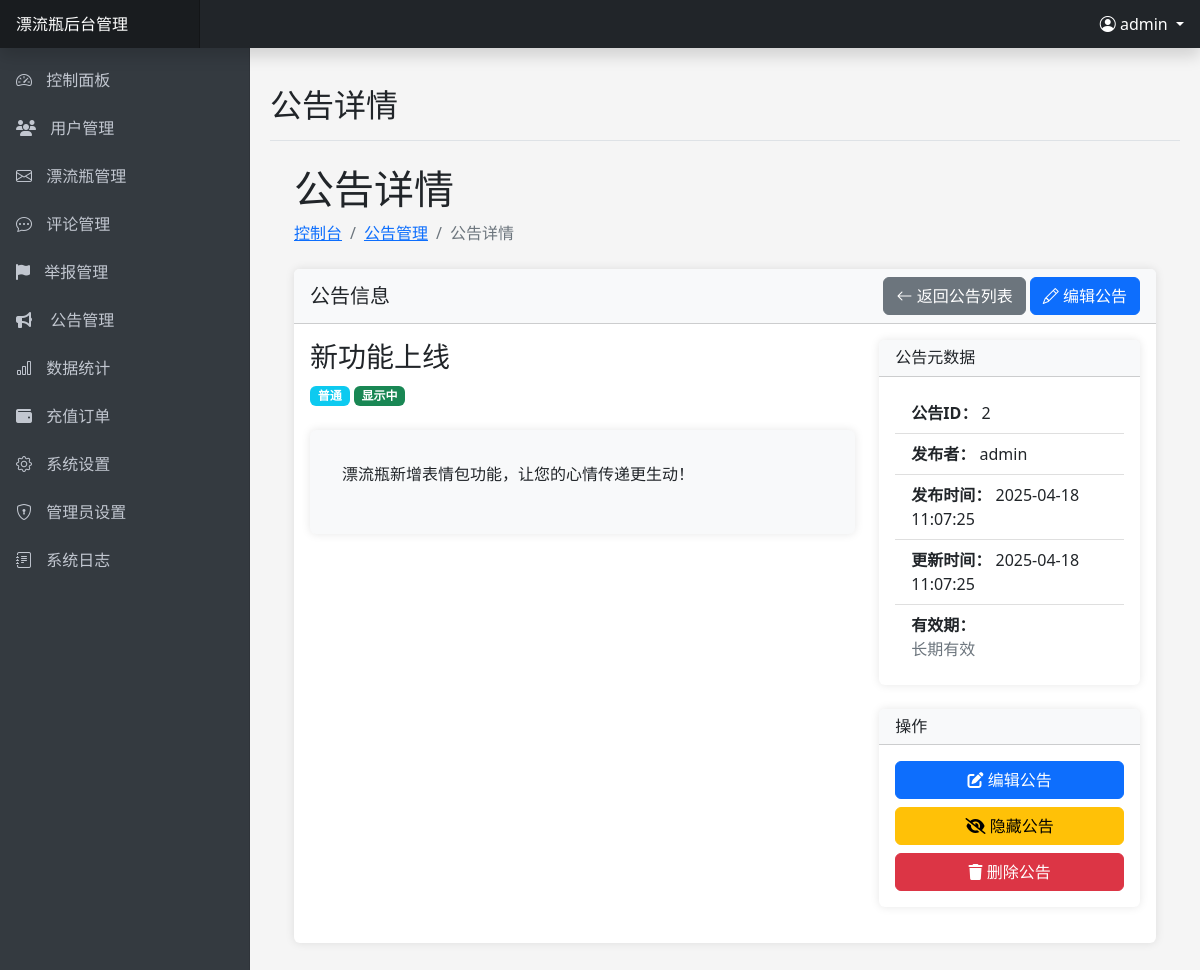
The app's page /admin/announcement_detail.php?id=2 (signed in) with its own data.
### tables this page shows
CREATE TABLE IF NOT EXISTS `announcements` (
    `id` INT(11) AUTO_INCREMENT PRIMARY KEY,
    `title` VARCHAR(255) NOT NULL,
    `content` TEXT NOT NULL,
    `type` ENUM('普通', '重要', '紧急') DEFAULT '普通',
    `status` TINYINT(1) DEFAULT 1 COMMENT '0:隐藏 1:显示',
    `start_time` TIMESTAMP NULL,
    `end_time` TIMESTAMP NULL,
    `created_by` INT(11) NOT NULL,
    `created_at` TIMESTAMP DEFAULT CURRENT_TIMESTAMP,
    `updated_at` TIMESTAMP DEFAULT CURRENT_TIMESTAMP ON UPDATE CURRENT_TIMESTAMP,
    FOREIGN KEY (`created_by`) REFERENCES `users`(`id`) ON DELETE CASCADE,
    INDEX `idx_status` (`status`),
    INDEX `idx_type` (`type`),
    INDEX `idx_created_at` (`created_at`),
    INDEX `idx_start_time` (`start_time`),
    INDEX `idx_end_time` (`end_time`)
);

### admin/announcement_detail.php (the view, shortened to what this page needs)
<?php
$id = (int)$_GET['id'];
$pageTitle = '公告详情';
require_once 'includes/header.php';
$conn = getDbConnection();
$stmt = $conn->prepare("SELECT a.*, CONCAT(u.username) as admin_name
                      FROM announcements a
                      LEFT JOIN admins u ON a.created_by = u.id
                      WHERE a.id = ?");
$stmt->bind_param("i", $id);
$stmt->execute();
$result = $stmt->get_result();
$announcement = $result->fetch_assoc();
$pageActions = '<a href="announcements.php" class="btn btn-secondary"><i class="bi bi-arrow-left"></i> 返回公告列表</a>
                <a href="announcements.php?action=edit&id=' . $id . '" class="btn btn-primary">
                    <i class="bi bi-pencil"></i> 编辑公告
                </a>';
?>
<div class="container-fluid px-4">
    <h1 class="mt-4"><?php echo $pageTitle; ?></h1>
    <ol class="breadcrumb mb-4">
        <li class="breadcrumb-item"><a href="index.php">控制台</a></li>
        <li class="breadcrumb-item"><a href="announcements.php">公告管理</a></li>
        <li class="breadcrumb-item active"><?php echo $pageTitle; ?></li>
    </ol>
    <div class="card mb-4">
        <div class="card-header d-flex justify-content-between align-items-center">
            <h5 class="m-0 font-weight-bold">公告信息</h5>
            <div>
                <?php echo $pageActions; ?>
            </div>
        </div>
        <div class="card-body">
            <div class="row">
                <div class="col-md-8">
                    <h3><?php echo htmlspecialchars($announcement['title']); ?></h3>
                    <div class="mb-4">
                        <span class="badge bg-<?php
                        switch ($announcement['type']) {
                            default:
                                echo 'info';
                                break;
                        }
                        ?>">
                            <?php echo $announcement['type']; ?>
                        </span>
                        <span class="badge bg-<?php echo $announcement['status'] ? 'success' : 'secondary'; ?>">
                            <?php echo $announcement['status'] ? '显示中' : '已隐藏'; ?>
                        </span>
                    </div>
                    <div class="card p-3 bg-light mb-4">
                        <div class="card-body">
                            <p class="pre-wrap"><?php echo nl2br(htmlspecialchars($announcement['content'])); ?></p>
                        </div>
                    </div>
                </div>
                <div class="col-md-4">
                    <div class="card mb-4">
                        <div class="card-header">
                            <h6 class="m-0">公告元数据</h6>
                        </div>
                        <div class="card-body">
                            <ul class="list-group list-group-flush">
                                <li class="list-group-item">
                                    <strong>公告ID：</strong> <?php echo $announcement['id']; ?>
                                </li>
                                <li class="list-group-item">
                                    <strong>发布者：</strong> <?php echo htmlspecialchars($announcement['admin_name']); ?>
                                </li>
                                <li class="list-group-item">
                                    <strong>发布时间：</strong> <?php echo date('Y-m-d H:i:s', strtotime($announcement['created_at'])); ?>
                                </li>
                                <li class="list-group-item">
                                    <strong>更新时间：</strong> <?php echo date('Y-m-d H:i:s', strtotime($announcement['updated_at'])); ?>
                                </li>
                                <li class="list-group-item">
                                    <strong>有效期：</strong><br>
                                    <?php if ($announcement['start_time'] || $announcement['end_time']): ?>
                                        <div class="mt-1">
                                            <span class="text-muted">开始：</span>
                                            <?php echo $announcement['start_time'] ? date('Y-m-d H:i', strtotime($announcement['start_time'])) : '不限制'; ?>
                                        </div>
                                        <div class="mt-1">
                                            <span class="text-muted">结束：</span>
                                            <?php echo $announcement['end_time'] ? date('Y-m-d H:i', strtotime($announcement['end_time'])) : '不限制'; ?>
                                        </div>
                                    <?php else: ?>
                                        <span class="text-muted">长期有效</span>
                                    <?php endif; ?>
                                </li>
                            </ul>
                        </div>
                    </div>
                    <div class="card">
                        <div class="card-header">
                            <h6 class="m-0">操作</h6>
                        </div>
                        <div class="card-body">
                            <div class="d-grid gap-2">
                                <a href="announcements.php?action=edit&id=<?php echo $id; ?>" class="btn btn-primary">
                                    <i class="fas fa-edit"></i> 编辑公告
                                </a>
                                <?php if ($announcement['status']): ?>
                                <a href="announcements.php?action=toggle_status&id=<?php echo $id; ?>" class="btn btn-warning">
                                    <i class="fas fa-eye-slash"></i> 隐藏公告
                                </a>
                                <?php else: ?>
                                <a href="announcements.php?action=toggle_status&id=<?php echo $id; ?>" class="btn btn-success">
                                    <i class="fas fa-eye"></i> 显示公告
                                </a>
                                <?php endif; ?>
                                <a href="announcements.php?action=delete&id=<?php echo $id; ?>" class="btn btn-danger">
                                    <i class="fas fa-trash"></i> 删除公告
                                </a>
                            </div>
                        </div>
                    </div>
                </div>
            </div>
        </div>
    </div>
</div>
<?php
require_once 'includes/footer.php';
?>

### admin/includes/header.php (style rules this page uses)
body { font-family: 'Microsoft YaHei', 'Segoe UI', sans-serif; background-color: #f5f5f5; overflow-x: hidden; }
.card { margin-bottom: 20px; border: none; box-shadow: 0 0 10px rgba(0, 0, 0, 0.1); }
.card-header { font-weight: bold; background-color: #f8f9fa; }

### admin/announcement_detail.php (style rules this page uses)
.pre-wrap { white-space: pre-wrap; }

### records on screen
announcements: title "新功能上线", type "普通", content "漂流瓶新增表情包功能，让您的心情传递更生动！", id "2", created_at "2025-04-18 11:07:25", updated_at "2025-04-18 11:07:25"

### other values on screen
SITE_NAME "漂流瓶"
$admin->getCurrentAdminUsername() "admin"
$pageTitle "公告详情"
$announcement['admin_name'] "admin"
